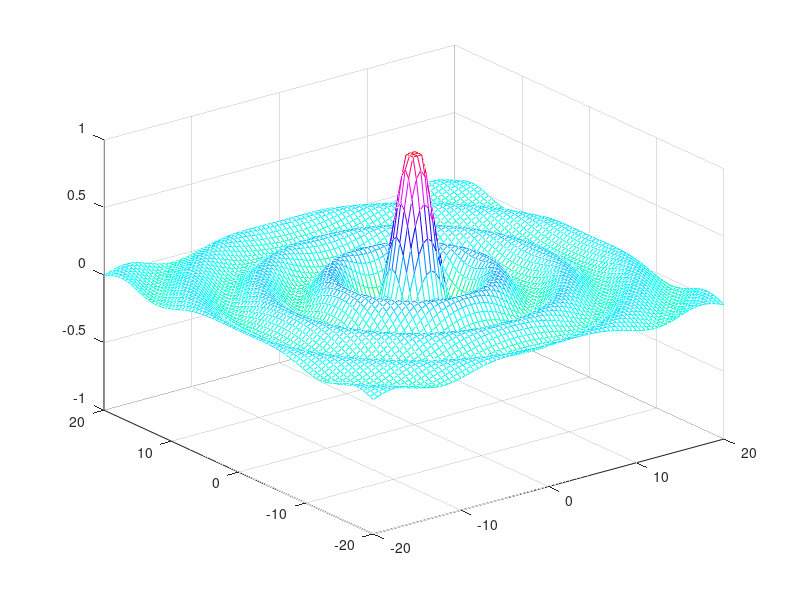

This figure's MATLAB source:
clear;
clc;
a = 20;
dt = .5;
k = 50;
[X,Y] = meshgrid(-a:dt:a); 
colorbar
for t = 1 : k
R = sqrt(X.^2 + Y.^2) + eps;
Z = sin(-t/2+R)./R;
[M, N] = size(Z);
for i=1:M
    for j=1:N
        if(Z(i,j)>1)
            Z(i,j)=1;
        end
        if(Z(i,j)<-1)
            Z(i,j)=-1;
        end
    end
end
mesh(X,Y,Z)
axis ([-a,a,-a,a,-1,1])
caxis([-1,1]);
colormap hsv
pause(0.1)
end